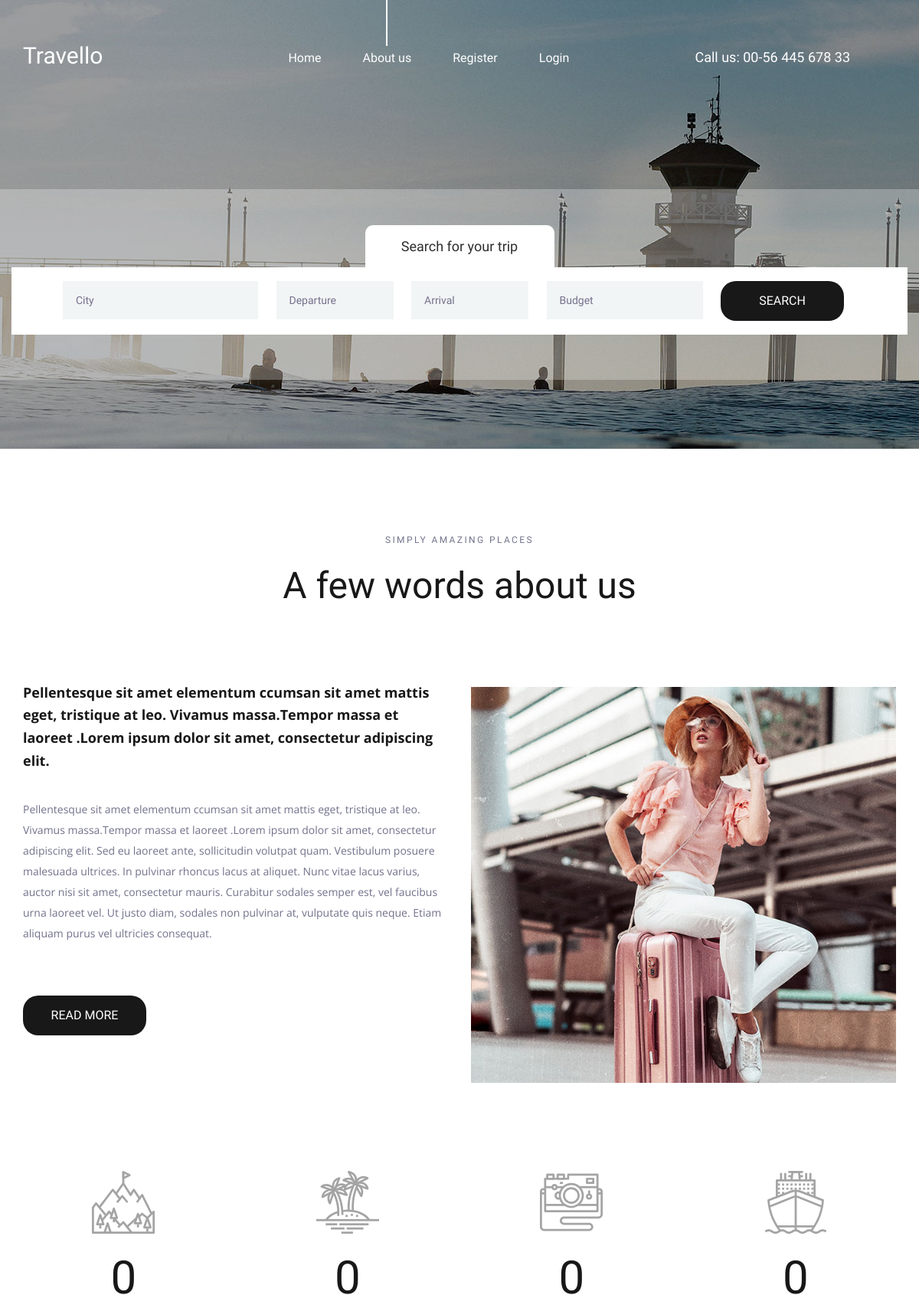
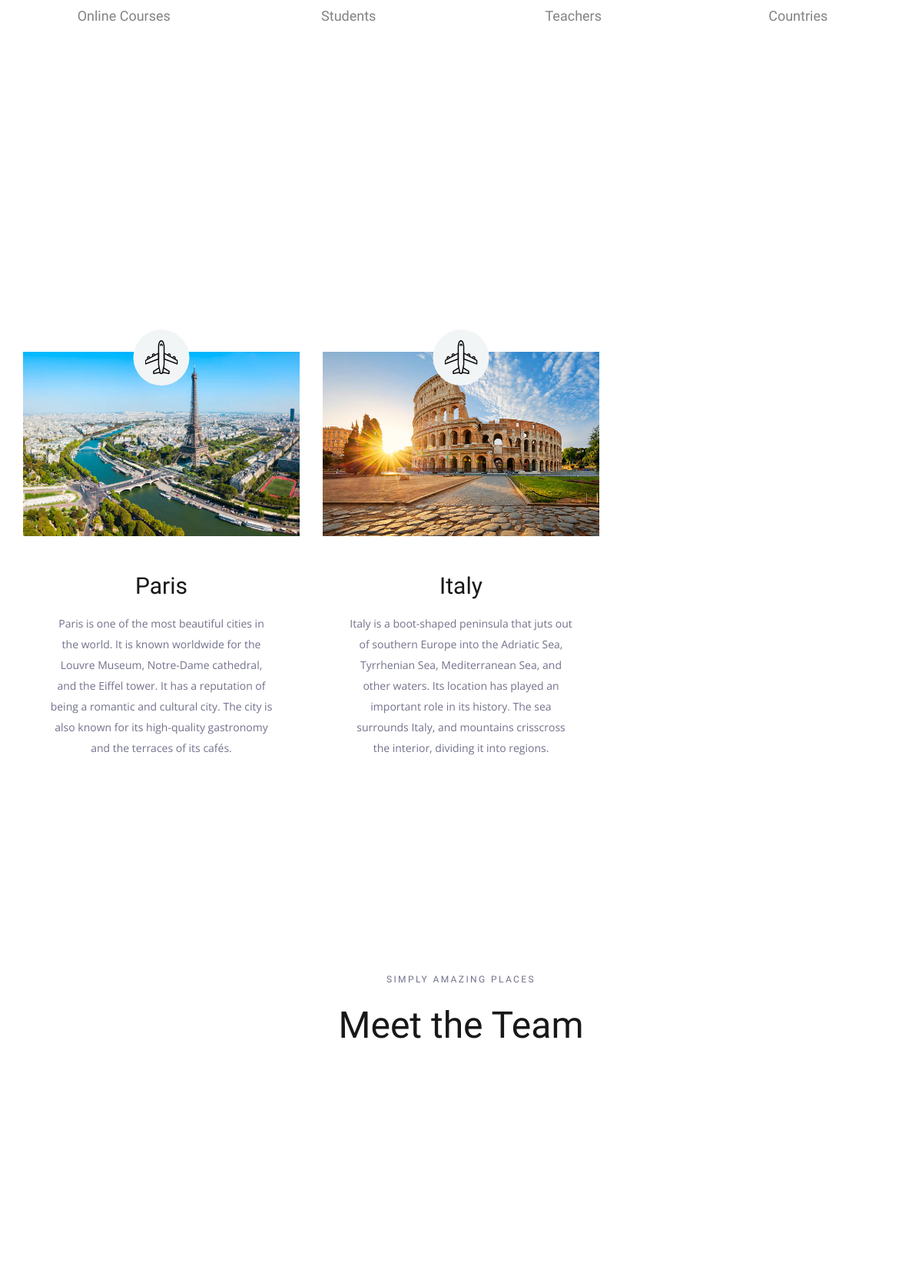
The page / (upper part) on the database its author committed (2 pictures, top to bottom).
### travapp/models.py (models this page shows, shortened)
class place(models.Model):
    name = models.CharField(max_length=250)
    img = models.ImageField(upload_to='pics')
    desc = models.TextField()

### travapp/views.py (the view)
# urls.py: path('', views.home, name='home'),
def home(request):
    obj = place.objects.all
    obj1 = team.objects.all
    return render(request, "index.html", {'result': obj, 'result1': obj1})

### templates/index.html (shortened to what this page needs)
{% load static %}
<!DOCTYPE html>
<html lang="en">
<head>
<link rel="stylesheet" type="text/css" href="{% static 'styles/bootstrap4/bootstrap.min.css' %}">
<link href="{% static 'plugins/font-awesome-4.7.0/css/font-awesome.min.css' %}" rel="stylesheet" type="text/css">
<link rel="stylesheet" type="text/css" href="{% static 'plugins/OwlCarousel2-2.2.1/owl.carousel.css' %}">
<link rel="stylesheet" type="text/css" href="{% static 'plugins/OwlCarousel2-2.2.1/owl.theme.default.css' %}">
<link rel="stylesheet" type="text/css" href="{% static 'plugins/OwlCarousel2-2.2.1/animate.css' %}">
<link rel="stylesheet" type="text/css" href="{% static 'styles/about.css' %}">
<link rel="stylesheet" type="text/css" href="{% static 'styles/about_responsive.css' %}">
</head>
<body>
<div class="super_container">
	<header class="header">
		<div class="container">
			<div class="row">
				<div class="col">
					<div class="header_content d-flex flex-row align-items-center justify-content-start">
						<div class="header_content_inner d-flex flex-row align-items-end justify-content-start">
							<div class="logo"><a href="{% url 'home' %}">Travello</a></div>
							<nav class="main_nav">
								<ul class="d-flex flex-row align-items-start justify-content-start">
									<li><a href="index.html">Home</a></li>
									<li class="active"><a href="index.html">About us</a></li>
									{% if user.is_authenticated %}
									<li>Hello {{user.username}}</li>
									<li><a href="logout">Logout</a></li>
									{% else %}
									<li><a href="register">Register</a></li>
									<li><a href="login">Login</a></li>
									{% endif %}
								</ul>
							</nav>
							<div class="header_phone ml-auto">Call us: 00-56 445 678 33</div>
						</div>
					</div>
				</div>
			</div>
		</div>
	</header>
	<div class="home">
		<div class="background_image" style="background-image:url({% static 'images/about.jpg' %})"></div>
	</div>
	<div class="home_search">
		<div class="container">
			<div class="row">
				<div class="col">
					<div class="home_search_container">
						<div class="home_search_title">Search for your trip</div>
						<div class="home_search_content">
							<form action="#" class="home_search_form" id="home_search_form">
								<div class="d-flex flex-lg-row flex-column align-items-start justify-content-lg-between justify-content-start">
									<input type="text" class="search_input search_input_1" placeholder="City" required="required">
									<input type="text" class="search_input search_input_2" placeholder="Departure" required="required">
									<input type="text" class="search_input search_input_3" placeholder="Arrival" required="required">
									<input type="text" class="search_input search_input_4" placeholder="Budget" required="required">
									<button class="home_search_button">search</button>
								</div>
							</form>
						</div>
					</div>
				</div>
			</div>
		</div>
	</div>
	<div class="about">
		<div class="container">
			<div class="row">
				<div class="col text-center">
					<div class="section_subtitle">simply amazing places</div>
					<div class="section_title"><h2>A few words about us</h2></div>
				</div>
			</div>
			<div class="row about_row">
				<div class="col-lg-6">
					<div class="about_content">
						<div class="text_highlight">Pellentesque sit amet elementum ccumsan sit amet mattis eget, tristique at leo. Vivamus massa.Tempor massa et laoreet .Lorem ipsum dolor sit amet, consectetur adipiscing elit.</div>
						<div class="about_text">
							<p>Pellentesque sit amet elementum ccumsan sit amet mattis eget, tristique at leo. Vivamus massa.Tempor massa et laoreet .Lorem ipsum dolor sit amet, consectetur adipiscing elit. Sed eu laoreet ante, sollicitudin volutpat quam. Vestibulum posuere malesuada ultrices. In pulvinar rhoncus lacus at aliquet. Nunc vitae lacus varius, auctor nisi sit amet, consectetur mauris. Curabitur sodales semper est, vel faucibus urna laoreet vel. Ut justo diam, sodales non pulvinar at, vulputate quis neque. Etiam aliquam purus vel ultricies consequat.</p>
						</div>
						<div class="button about_button"><a href="#">read more</a></div>
					</div>
				</div>
				<div class="col-lg-6">
					<div class="about_image"><img src="{% static 'images/about_1.jpg' %}" alt=""></div>
				</div>
			</div>
		</div>
	</div>
	<div class="milestones">
		<div class="container">
			<div class="row">
				<div class="col-lg-3 milestone_col">
					<div class="milestone text-center">
						<div class="milestone_icon"><img src="{% static 'images/mountain.svg' %}" alt=""></div>
						<div class="milestone_counter" data-end-value="17">0</div>
						<div class="milestone_text">Online Courses</div>
					</div>
				</div>
				<div class="col-lg-3 milestone_col">
					<div class="milestone text-center">
						<div class="milestone_icon"><img src="{% static 'images/island.svg' %}" alt=""></div>
						<div class="milestone_counter" data-end-value="213">0</div>
						<div class="milestone_text">Students</div>
					</div>
				</div>
				<div class="col-lg-3 milestone_col">
					<div class="milestone text-center">
						<div class="milestone_icon"><img src="{% static 'images/camera.svg' %}" alt=""></div>
						<div class="milestone_counter" data-end-value="11923">0</div>
						<div class="milestone_text">Teachers</div>
					</div>
				</div>
				<div class="col-lg-3 milestone_col">
					<div class="milestone text-center">
						<div class="milestone_icon"><img src="{% static 'images/boat.svg' %}" alt=""></div>
						<div class="milestone_counter" data-end-value="15">0</div>
						<div class="milestone_text">Countries</div>
					</div>
				</div>
			</div>
		</div>
	</div>
	<div class="why">
		<div class="parallax_background parallax-window" data-parallax="scroll" data-image-src="{% static 'images/why.jpg' %}" data-speed="0.8"></div>
		<div class="container">
			<div class="row">
				<div class="col text-center">
					<div class="section_subtitle">simply amazing places</div>
					<div class="section_title"><h2>Why choose us?</h2></div>
				</div>
			</div>
			<div class="row why_row">
				{% for i in result %}
				<div class="col-lg-4 why_col">
					<div class="why_item">
						<div class="why_image">
							<img src="{{i.img.url}}" alt="">
							<div class="why_icon d-flex flex-column align-items-center justify-content-center">
								<img src="{% static 'images/why_1.svg' %}" alt="">
							</div>
						</div>
						<div class="why_content text-center">
							<div class="why_title">{{i.name}}</div>
							<div class="why_text">
								<p>{{i.desc}}</p>
							</div>
						</div>
					</div>
				</div>
				{% endfor %}
			</div>
		</div>
	</div>
	<div class="team">
		<div class="container">
			<div class="row">
				<div class="col text-center">
					<div class="section_subtitle">simply amazing places</div>
					<div class="section_title"><h2>Meet the Team</h2></div>
				</div>
			</div>
		</div>
	</div>
	<footer class="footer">
		<div class="parallax_background parallax-window" data-parallax="scroll" data-image-src="{% static 'images/footer_1.jpg' %}" data-speed="0.8"></div>
	</footer>
</div>
</body>
</html>

### rows shown on the page
place: img (picture), name "Paris", desc "Paris is one of the most beautiful cities in the world. It is known worldwide for the Louvre Museum, Notre-Dame cathedral, and the Eiffel tower. It has a reputation of being a romantic and cultural city. The city is also known for its high-quality gastronomy and the terraces of its cafés."
place: img (picture), name "Italy", desc "Italy is a boot-shaped peninsula that juts out of southern Europe into the Adriatic Sea, Tyrrhenian Sea, Mediterranean Sea, and other waters. Its location has played an important role in its history. The sea surrounds Italy, and mountains crisscross the interior, dividing it into regions."
